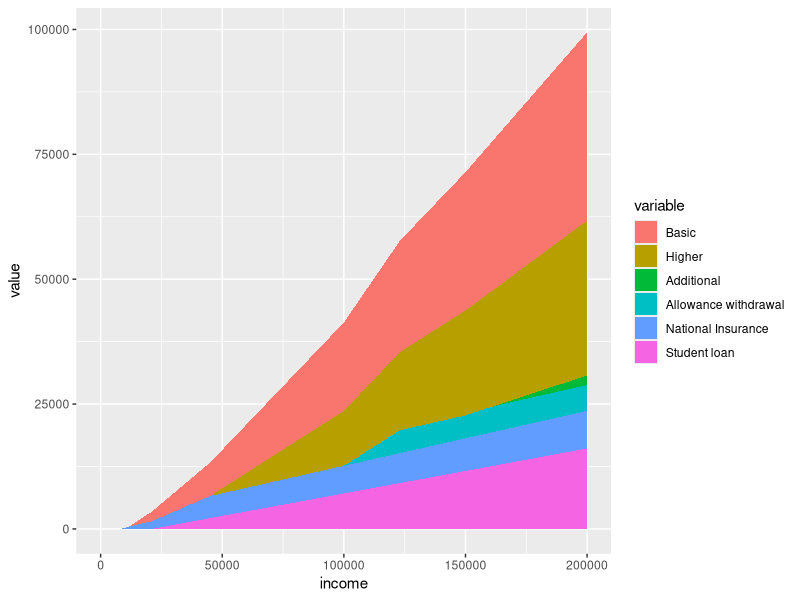
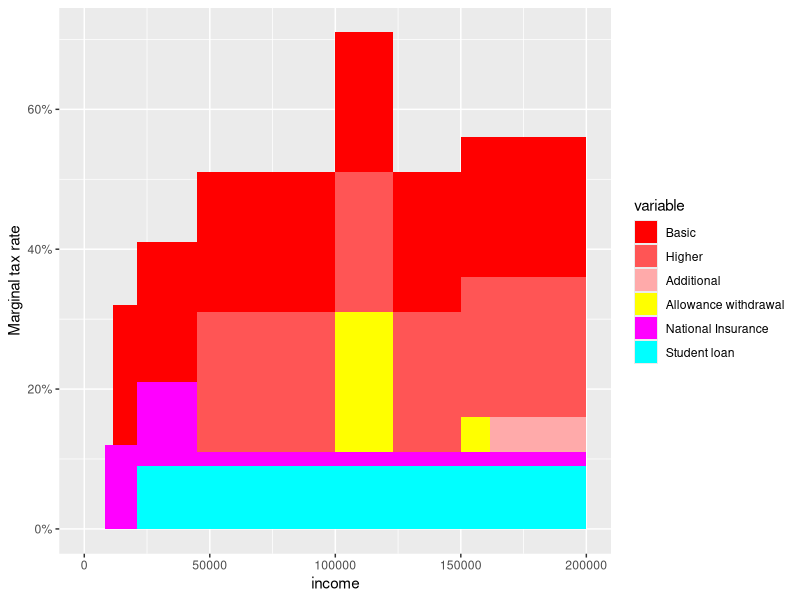
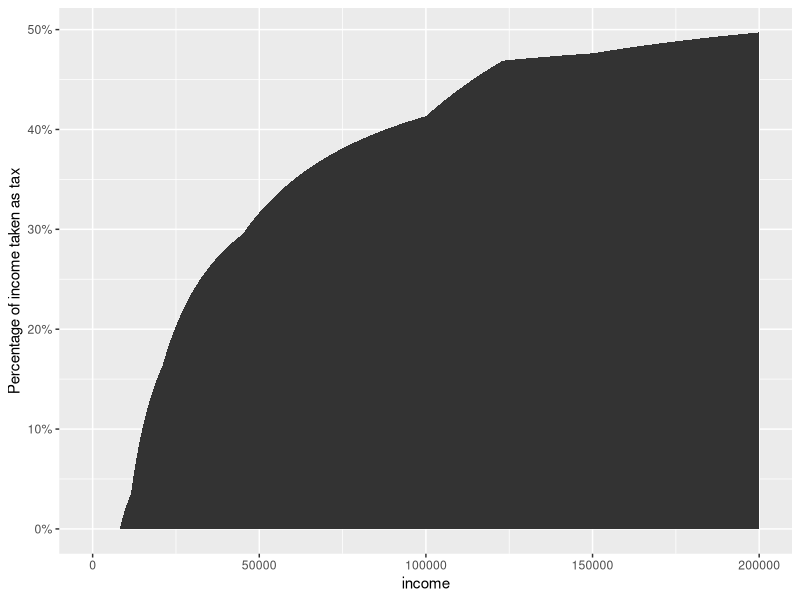

Source code (R) for these figures, in order:
# source this file with source('income-tax.R')

library(ggplot2)
library(reshape2)

# this should be an array of gross incomes over which we
# want to plot our data

# few_incomes is a replacement for gross_incomes which can be
# used for quick experimentations - graphs plot much faster with
# this much smaller dataset.
few_incomes <- c(100,10000, 15000, 15100, 44999,45001, 46000, 60000, 149000, 152000, 200000)

gross_incomes <- seq(1,200000, by=50)

# parameters defined by government:

# INCOME TAX #

# all of these sterling amounts are per annum.

# you get this much tax free:
personal_allowance <- 11500

# after which you're taxed at the Basic Rate:
basic_rate <- 0.2

# basic rate tax band is up to this much (after allowances):
higher_rate_threshold <- 33500

# at which point you are taxed at the Higher Rate:
higher_rate <- 0.4

# and then when you reach this much (after allowances):
additional_rate_threshold <- 150000

# you are taxed at the Additional Rate:
additional_rate <- 0.45 

# Personal allowance progressive withdrawl

# Your personal allowance goes down by one pound for
# every n pounds that your gross income is over the
# limit:
personal_allowance_withdrawl_unit <- 2
personal_allowance_withdrawl_limit <- 100000


# NATIONAL INSURANCE #

# these figures are class 1, regular employee amounts
# The UK government gives these in monthly, not annual, amounts
# so all of these sterling amounts are per calendar month

# the primary threshold is:
primary_threshold <- 680

# above the primary threshold
# to the upper earnings limit
# you pay:
primary_rate <- 0.12

# the upper earnings limit is:
upper_earnings_limit <- 3750

# above the upper earnings limit
# you pay:
upper_rate <- 0.02


# STUDENT LOAN #

# if your income is above (per annum)
student_loan_threshold = 21000

# then you will repay this much of your
# income over that:
student_loan_rate = 0.09

# End of government parameters #

basic_tax <- function(adj) { 
  max(0, adj * 0.2)
}

higher_tax <- function(adj) {
  max(0, (adj - higher_rate_threshold) * (higher_rate - basic_rate))
}

additional_tax <- function(adj) {
  max(0, (adj - additional_rate_threshold) * (additional_rate - higher_rate))
}

basic_tax_pa <- function(gross) {
  basic_tax(gross - personal_allowance)
}

higher_tax_pa <- function(gross) {
  higher_tax(gross - personal_allowance)
}

additional_tax_pa <- function(gross) {
  additional_tax(gross - personal_allowance)
}

tax_function <- function(gross, allowance) {
  post_allowance <- gross - allowance
  basic_tax(post_allowance) + higher_tax(post_allowance) + additional_tax(post_allowance)
}


# this doesn't work so well as a cumulation of rates, because the basic
# rate is 12%, and then higher than that is effectively a -10% on top
# of that. So will compute it as a single value, rather than tiers.
national_insurance_basic <- function(gross) {
  max(0, (gross - (primary_threshold * 12)) * primary_rate)
}

# this one looks a bit different to the others because it *can* give
# a negative contribution. max is moved to a different position, that
# might also work in the others?
national_insurance_higher <- function(gross) {
  max(0,(gross - (upper_earnings_limit * 12))) * (upper_rate - primary_rate)
}

national_insurance <- function(gross) {
  national_insurance_basic(gross) + national_insurance_higher(gross)
}


allowance_withdrawl <- function(gross) {
 withdrawn_allowance <- max(0, min(personal_allowance, (gross - personal_allowance_withdrawl_limit) / personal_allowance_withdrawl_unit))
 remaining_allowance <- personal_allowance - withdrawn_allowance
 tax_function(gross, remaining_allowance) - tax_function(gross, personal_allowance) 
}

student_loan <- function(gross) {
  max(0, (gross - student_loan_threshold) * student_loan_rate)
}

fr <- function(incomes) {
  x <- data.frame(incomes,
                        sapply(incomes, basic_tax_pa),
                        sapply(incomes, higher_tax_pa),
                        sapply(incomes, additional_tax_pa),
                        sapply(incomes, allowance_withdrawl),
                        sapply(incomes, national_insurance),
                        sapply(incomes, student_loan)
                       )
  colnames(x) <- c('income', "Basic","Higher","Additional","Allowance withdrawal", "National Insurance", "Student loan")
  x
}

tax_frame <- fr(gross_incomes)
few_tax_frame <- fr(few_incomes)

# produces a stacked plot of how each much tax comes from each
# component in total
ggplot(melt(tax_frame, id.vars='income'),
       aes(x=income, y=value, fill=variable)) + geom_area()

# i would like each row to be replaced with the difference
# with the previous row, in tax_frame (except column 1, incomes)
# and then normalised by the difference in column 1.

tax_matrix <- as.matrix(tax_frame)
marginal_tax_matrix <- tax_matrix[-1,] - tax_matrix[-(dim(tax_matrix)[1]),]

marginal_tax_matrix_normalised <- marginal_tax_matrix / marginal_tax_matrix[,1]

# put the original incomes back in:

marginal_tax_matrix_normalised[,1] <- tax_matrix[-1,1]

ggplot(melt(as.data.frame(marginal_tax_matrix_normalised), id.vars='income'), aes(x=income, y=value, fill=variable)) + geom_area() + scale_y_continuous(labels = scales::percent) + ylab("Marginal tax rate")  + scale_fill_manual(values=c("#FF0000","#FF5555","#FFAAAA", "#FFFF00", "#FF00FF", "#00FFFF"))


total_tax <- rowSums(tax_frame[-1])
total_tax_fraction_of_income <- data.frame(tax_frame[1], total_tax / tax_frame[1])

ggplot(melt(total_tax_fraction_of_income, id.vars='income'), aes(x=income, y=value)) + geom_area() + scale_y_continuous(labels = scales::percent) + ylab("Percentage of income taken as tax")
